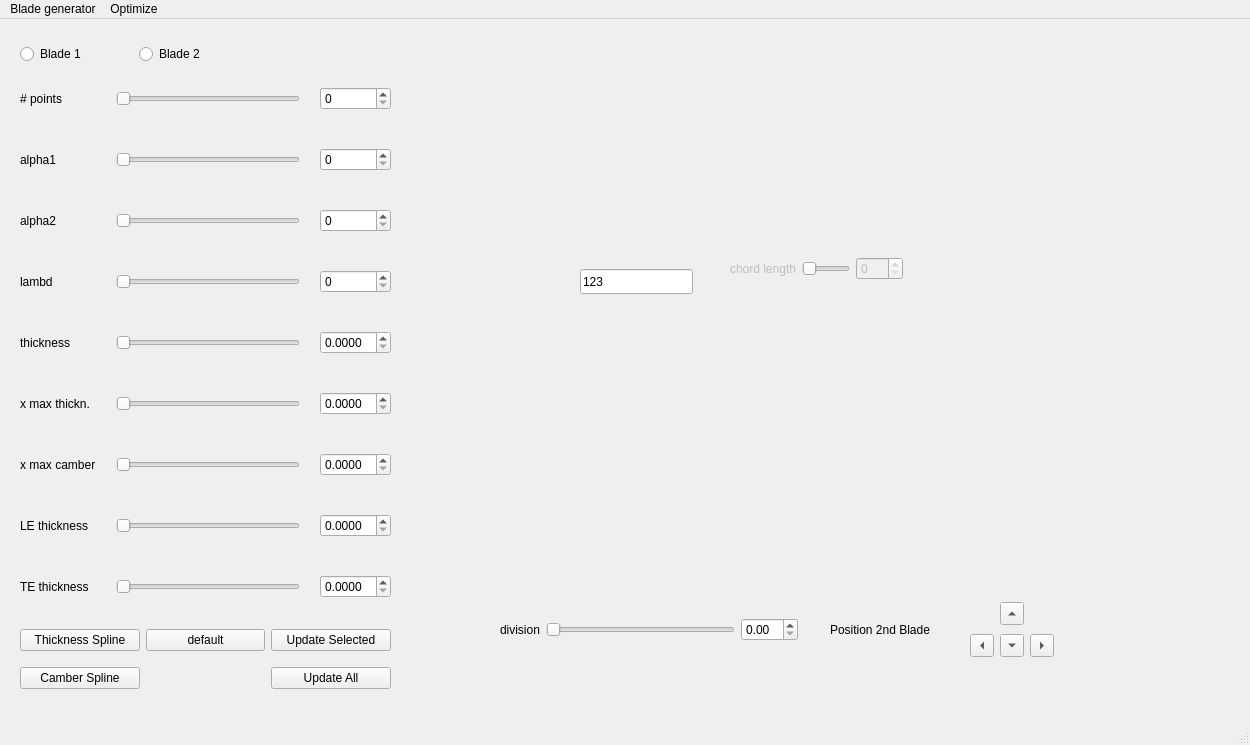
<?xml version="1.0" encoding="UTF-8"?>
<ui version="4.0">
 <class>MainWindow</class>
 <widget class="QMainWindow" name="MainWindow">
  <property name="geometry">
   <rect>
    <x>0</x>
    <y>0</y>
    <width>1250</width>
    <height>745</height>
   </rect>
  </property>
  <property name="windowTitle">
   <string>MainWindow</string>
  </property>
  <widget class="QWidget" name="centralwidget">
   <widget class="QWidget" name="gridLayoutWidget">
    <property name="geometry">
     <rect>
      <x>20</x>
      <y>60</y>
      <width>371</width>
      <height>532</height>
     </rect>
    </property>
    <layout class="QGridLayout" name="gridLayout_2">
     <property name="horizontalSpacing">
      <number>20</number>
     </property>
     <property name="verticalSpacing">
      <number>30</number>
     </property>
     <item row="5" column="0">
      <widget class="QLabel" name="label_6">
       <property name="text">
        <string>x max thickn.</string>
       </property>
      </widget>
     </item>
     <item row="1" column="0">
      <widget class="QLabel" name="label">
       <property name="text">
        <string>alpha1</string>
       </property>
      </widget>
     </item>
     <item row="1" column="1">
      <widget class="QSlider" name="slider_alpha1">
       <property name="orientation">
        <enum>Qt::Horizontal</enum>
       </property>
      </widget>
     </item>
     <item row="6" column="0">
      <widget class="QLabel" name="label_7">
       <property name="text">
        <string>x max camber</string>
       </property>
      </widget>
     </item>
     <item row="3" column="1">
      <widget class="QSlider" name="slider_lambd">
       <property name="orientation">
        <enum>Qt::Horizontal</enum>
       </property>
      </widget>
     </item>
     <item row="2" column="1">
      <widget class="QSlider" name="slider_alpha2">
       <property name="orientation">
        <enum>Qt::Horizontal</enum>
       </property>
      </widget>
     </item>
     <item row="2" column="0">
      <widget class="QLabel" name="label_3">
       <property name="text">
        <string>alpha2</string>
       </property>
      </widget>
     </item>
     <item row="4" column="1">
      <widget class="QSlider" name="slider_th">
       <property name="orientation">
        <enum>Qt::Horizontal</enum>
       </property>
      </widget>
     </item>
     <item row="3" column="0">
      <widget class="QLabel" name="label_4">
       <property name="text">
        <string>lambd</string>
       </property>
      </widget>
     </item>
     <item row="4" column="0">
      <widget class="QLabel" name="label_5">
       <property name="text">
        <string>thickness</string>
       </property>
      </widget>
     </item>
     <item row="7" column="0">
      <widget class="QLabel" name="label_9">
       <property name="text">
        <string>LE thickness</string>
       </property>
      </widget>
     </item>
     <item row="5" column="1">
      <widget class="QSlider" name="slider_xmax_th">
       <property name="orientation">
        <enum>Qt::Horizontal</enum>
       </property>
      </widget>
     </item>
     <item row="8" column="0">
      <widget class="QLabel" name="label_10">
       <property name="text">
        <string>TE thickness</string>
       </property>
      </widget>
     </item>
     <item row="6" column="1">
      <widget class="QSlider" name="slider_xmax_camber">
       <property name="orientation">
        <enum>Qt::Horizontal</enum>
       </property>
      </widget>
     </item>
     <item row="7" column="1">
      <widget class="QSlider" name="slider_thle">
       <property name="orientation">
        <enum>Qt::Horizontal</enum>
       </property>
      </widget>
     </item>
     <item row="0" column="0">
      <widget class="QLabel" name="label_11">
       <property name="text">
        <string># points</string>
       </property>
      </widget>
     </item>
     <item row="0" column="1">
      <widget class="QSlider" name="slider_npts">
       <property name="orientation">
        <enum>Qt::Horizontal</enum>
       </property>
      </widget>
     </item>
     <item row="8" column="1">
      <widget class="QSlider" name="slider_thte">
       <property name="orientation">
        <enum>Qt::Horizontal</enum>
       </property>
      </widget>
     </item>
     <item row="4" column="2">
      <widget class="QDoubleSpinBox" name="val_th">
       <property name="enabled">
        <bool>true</bool>
       </property>
       <property name="decimals">
        <number>4</number>
       </property>
       <property name="singleStep">
        <double>0.000000000000000</double>
       </property>
      </widget>
     </item>
     <item row="5" column="2">
      <widget class="QDoubleSpinBox" name="val_xmax_th">
       <property name="enabled">
        <bool>true</bool>
       </property>
       <property name="decimals">
        <number>4</number>
       </property>
       <property name="singleStep">
        <double>0.000000000000000</double>
       </property>
      </widget>
     </item>
     <item row="6" column="2">
      <widget class="QDoubleSpinBox" name="val_xmax_camber">
       <property name="enabled">
        <bool>true</bool>
       </property>
       <property name="decimals">
        <number>4</number>
       </property>
       <property name="singleStep">
        <double>0.000000000000000</double>
       </property>
      </widget>
     </item>
     <item row="7" column="2">
      <widget class="QDoubleSpinBox" name="val_thle">
       <property name="enabled">
        <bool>true</bool>
       </property>
       <property name="decimals">
        <number>4</number>
       </property>
       <property name="singleStep">
        <double>0.000000000000000</double>
       </property>
      </widget>
     </item>
     <item row="8" column="2">
      <widget class="QDoubleSpinBox" name="val_thte">
       <property name="enabled">
        <bool>true</bool>
       </property>
       <property name="decimals">
        <number>4</number>
       </property>
       <property name="singleStep">
        <double>0.000000000000000</double>
       </property>
      </widget>
     </item>
     <item row="0" column="2">
      <widget class="QDoubleSpinBox" name="val_npts">
       <property name="enabled">
        <bool>true</bool>
       </property>
       <property name="decimals">
        <number>0</number>
       </property>
       <property name="singleStep">
        <double>0.000000000000000</double>
       </property>
      </widget>
     </item>
     <item row="1" column="2">
      <widget class="QDoubleSpinBox" name="val_alpha1">
       <property name="enabled">
        <bool>true</bool>
       </property>
       <property name="decimals">
        <number>0</number>
       </property>
       <property name="singleStep">
        <double>0.000000000000000</double>
       </property>
      </widget>
     </item>
     <item row="2" column="2">
      <widget class="QDoubleSpinBox" name="val_alpha2">
       <property name="enabled">
        <bool>true</bool>
       </property>
       <property name="decimals">
        <number>0</number>
       </property>
       <property name="singleStep">
        <double>0.000000000000000</double>
       </property>
      </widget>
     </item>
     <item row="3" column="2">
      <widget class="QDoubleSpinBox" name="val_lambd">
       <property name="enabled">
        <bool>true</bool>
       </property>
       <property name="decimals">
        <number>0</number>
       </property>
       <property name="singleStep">
        <double>0.000000000000000</double>
       </property>
      </widget>
     </item>
    </layout>
   </widget>
   <widget class="QWidget" name="fig_widget" native="true">
    <property name="geometry">
     <rect>
      <x>500</x>
      <y>20</y>
      <width>581</width>
      <height>551</height>
     </rect>
    </property>
    <widget class="QLineEdit" name="returned_values">
     <property name="geometry">
      <rect>
       <x>80</x>
       <y>230</y>
       <width>113</width>
       <height>25</height>
      </rect>
     </property>
     <property name="text">
      <string>123</string>
     </property>
    </widget>
    <widget class="QWidget" name="horizontalLayoutWidget">
     <property name="geometry">
      <rect>
       <x>230</x>
       <y>190</y>
       <width>173</width>
       <height>80</height>
      </rect>
     </property>
     <layout class="QHBoxLayout" name="horizontalLayout_2">
      <item>
       <widget class="QLabel" name="label_8">
        <property name="enabled">
         <bool>false</bool>
        </property>
        <property name="text">
         <string>chord length</string>
        </property>
       </widget>
      </item>
      <item>
       <widget class="QSlider" name="slider_lchord">
        <property name="enabled">
         <bool>false</bool>
        </property>
        <property name="orientation">
         <enum>Qt::Horizontal</enum>
        </property>
       </widget>
      </item>
      <item>
       <widget class="QDoubleSpinBox" name="val_lchord">
        <property name="enabled">
         <bool>false</bool>
        </property>
        <property name="decimals">
         <number>0</number>
        </property>
        <property name="singleStep">
         <double>0.000000000000000</double>
        </property>
       </widget>
      </item>
     </layout>
     <zorder>slider_lchord</zorder>
     <zorder>label_8</zorder>
     <zorder>val_lchord</zorder>
    </widget>
   </widget>
   <widget class="QWidget" name="gridLayoutWidget_2">
    <property name="geometry">
     <rect>
      <x>500</x>
      <y>590</y>
      <width>298</width>
      <height>41</height>
     </rect>
    </property>
    <layout class="QGridLayout" name="gridLayout">
     <item row="0" column="0">
      <widget class="QLabel" name="label_12">
       <property name="text">
        <string>division</string>
       </property>
      </widget>
     </item>
     <item row="0" column="1">
      <widget class="QSlider" name="slider_dist_blades">
       <property name="orientation">
        <enum>Qt::Horizontal</enum>
       </property>
      </widget>
     </item>
     <item row="0" column="2">
      <widget class="QDoubleSpinBox" name="val_dist_blades">
       <property name="enabled">
        <bool>true</bool>
       </property>
       <property name="decimals">
        <number>2</number>
       </property>
       <property name="singleStep">
        <double>0.000000000000000</double>
       </property>
      </widget>
     </item>
    </layout>
   </widget>
   <widget class="QWidget" name="horizontalLayoutWidget_2">
    <property name="geometry">
     <rect>
      <x>20</x>
      <y>20</y>
      <width>232</width>
      <height>31</height>
     </rect>
    </property>
    <layout class="QHBoxLayout" name="horizontalLayout_3">
     <item>
      <widget class="QRadioButton" name="radio_blade1">
       <property name="text">
        <string>Blade 1</string>
       </property>
      </widget>
     </item>
     <item>
      <widget class="QRadioButton" name="radio_blade2">
       <property name="text">
        <string>Blade 2</string>
       </property>
      </widget>
     </item>
    </layout>
   </widget>
   <widget class="QWidget" name="gridLayoutWidget_3">
    <property name="geometry">
     <rect>
      <x>20</x>
      <y>600</y>
      <width>371</width>
      <height>80</height>
     </rect>
    </property>
    <layout class="QGridLayout" name="gridLayout_3">
     <item row="0" column="1">
      <widget class="QPushButton" name="btn_default">
       <property name="text">
        <string>default</string>
       </property>
      </widget>
     </item>
     <item row="0" column="2">
      <widget class="QPushButton" name="btn_update_sel">
       <property name="text">
        <string>Update Selected</string>
       </property>
       <property name="shortcut">
        <string>Ctrl+Shift+R</string>
       </property>
      </widget>
     </item>
     <item row="0" column="0">
      <widget class="QPushButton" name="btn_spline_th">
       <property name="text">
        <string>Thickness Spline</string>
       </property>
      </widget>
     </item>
     <item row="1" column="0">
      <widget class="QPushButton" name="btn_spline_camber">
       <property name="text">
        <string>Camber Spline</string>
       </property>
      </widget>
     </item>
     <item row="1" column="2">
      <widget class="QPushButton" name="btn_update_all">
       <property name="text">
        <string>Update All</string>
       </property>
       <property name="shortcut">
        <string>Ctrl+R</string>
       </property>
      </widget>
     </item>
    </layout>
   </widget>
   <widget class="QWidget" name="layoutWidget">
    <property name="geometry">
     <rect>
      <x>970</x>
      <y>580</y>
      <width>86</width>
      <height>61</height>
     </rect>
    </property>
    <layout class="QGridLayout" name="gridP2">
     <item row="1" column="2">
      <widget class="QToolButton" name="btn_b2_right">
       <property name="text">
        <string/>
       </property>
       <property name="arrowType">
        <enum>Qt::RightArrow</enum>
       </property>
      </widget>
     </item>
     <item row="0" column="1">
      <widget class="QToolButton" name="btn_b2_up">
       <property name="text">
        <string/>
       </property>
       <property name="arrowType">
        <enum>Qt::UpArrow</enum>
       </property>
      </widget>
     </item>
     <item row="1" column="0">
      <widget class="QToolButton" name="btn_b2_left">
       <property name="text">
        <string/>
       </property>
       <property name="arrowType">
        <enum>Qt::LeftArrow</enum>
       </property>
      </widget>
     </item>
     <item row="1" column="1">
      <widget class="QToolButton" name="btn_b2_down">
       <property name="text">
        <string/>
       </property>
       <property name="arrowType">
        <enum>Qt::DownArrow</enum>
       </property>
      </widget>
     </item>
    </layout>
   </widget>
   <widget class="QLabel" name="label_pos_b2">
    <property name="geometry">
     <rect>
      <x>830</x>
      <y>590</y>
      <width>141</width>
      <height>41</height>
     </rect>
    </property>
    <property name="text">
     <string>Position 2nd Blade</string>
    </property>
   </widget>
   <zorder>gridLayoutWidget</zorder>
   <zorder>gridLayoutWidget_2</zorder>
   <zorder>fig_widget</zorder>
   <zorder>horizontalLayoutWidget_2</zorder>
   <zorder>gridLayoutWidget_3</zorder>
   <zorder>layoutWidget</zorder>
   <zorder>label_pos_b2</zorder>
  </widget>
  <widget class="QMenuBar" name="menubar">
   <property name="geometry">
    <rect>
     <x>0</x>
     <y>0</y>
     <width>1250</width>
     <height>22</height>
    </rect>
   </property>
   <widget class="QMenu" name="menuBlade_generator">
    <property name="title">
     <string>Blade generator</string>
    </property>
    <widget class="QMenu" name="menuThickness_Distribution_Type">
     <property name="title">
      <string>Thickness Distribution Type</string>
     </property>
     <addaction name="separator"/>
     <addaction name="thdist_V1"/>
     <addaction name="separator"/>
     <addaction name="thdist_V2"/>
    </widget>
    <widget class="QMenu" name="menuNumber_of_Blades">
     <property name="title">
      <string>Number of Blades</string>
     </property>
     <addaction name="nblades_single"/>
     <addaction name="nblades_tandem"/>
    </widget>
    <widget class="QMenu" name="menuBlade_Cluster">
     <property name="title">
      <string>Blade Cluster</string>
     </property>
     <addaction name="actionAnnulus"/>
    </widget>
    <addaction name="menuThickness_Distribution_Type"/>
    <addaction name="menuNumber_of_Blades"/>
    <addaction name="menuBlade_Cluster"/>
   </widget>
   <widget class="QMenu" name="menuOptimize">
    <property name="title">
     <string>Optimize</string>
    </property>
   </widget>
   <addaction name="menuBlade_generator"/>
   <addaction name="menuOptimize"/>
  </widget>
  <widget class="QStatusBar" name="statusbar"/>
  <action name="thdist_V1">
   <property name="text">
    <string>V1</string>
   </property>
   <property name="shortcut">
    <string>Alt+1</string>
   </property>
  </action>
  <action name="thdist_V2">
   <property name="text">
    <string>V2</string>
   </property>
   <property name="shortcut">
    <string>Alt+2</string>
   </property>
  </action>
  <action name="nblades_single">
   <property name="text">
    <string>Single</string>
   </property>
   <property name="shortcut">
    <string>Alt+Shift+1</string>
   </property>
  </action>
  <action name="nblades_tandem">
   <property name="text">
    <string>Tandem</string>
   </property>
   <property name="shortcut">
    <string>Alt+Shift+2</string>
   </property>
  </action>
  <action name="actionAnnulus">
   <property name="text">
    <string>Annulus (opens new window)</string>
   </property>
   <property name="shortcut">
    <string/>
   </property>
  </action>
 </widget>
 <resources/>
 <connections/>
</ui>
